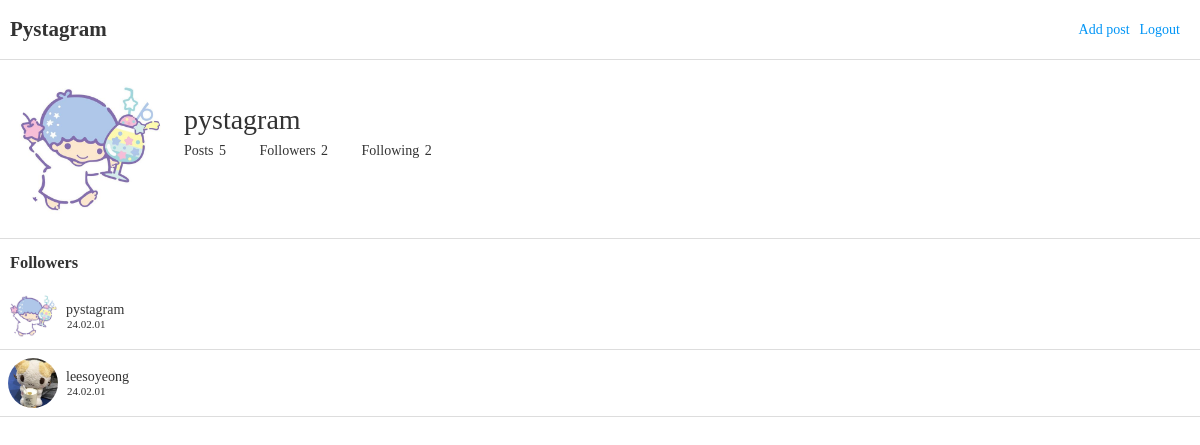
/users/1/followers/, run on the app's committed database.
### users/models.py (models this page shows, shortened)
class User(AbstractUser):
    profile_image = models.ImageField(
        "프로필 이미지", upload_to="users/profile", blank=True)
    short_description = models.TextField("소개글", blank=True)
    like_posts = models.ManyToManyField (
        "posts.Post",
        verbose_name="좋아요 누른 Post 목록",
        related_name="like_users",
        blank=True,
    )
    following = models.ManyToManyField(
        "self",
        verbose_name="팔로우 중인 사용자들",
        related_name="followers",
        symmetrical=False,
        through="users.Relationship",
    )

class Relationship(models.Model):
    from_user = models.ForeignKey(
        "users.User",
        verbose_name="팔로우를 요청한 사용자",
        related_name="following_relationships",
        on_delete=models.CASCADE,
    )
    to_user = models.ForeignKey(
        "users.User",
        verbose_name="팔로우 요청의 대상",
        related_name="follower_relationships",
        on_delete=models.CASCADE,
    )
    created = models.DateTimeField(auto_now_add=True)

### users/views.py (the view)
# urls.py: path("<int:user_id>/followers/", followers, name="followers"),
def followers(request, user_id):
    user = get_object_or_404(User, id=user_id)
    relationships = user.follower_relationships.all()
    context = { "user": user, "relationships": relationships,}
    return render(request, "users/followers.html", context)

### templates/users/followers.html
{% extends 'base_profile.html' %}
{% block bottom_data %}
<div class="relationships">
    <h3>Followers</h3>
    {% for relationship in relationships %}
       <div class="relationship">
           <a href="{% url 'users:profile' user_id=relationship.from_user.id %}">
               {% if relationship.from_user.profile_image %}
                   <img src="{{ relationship.from_user.profile_image.url }}">
               {% endif %}
               <div class="relationship-info">
                   <span>{{ relationship.from_user.username }}</span>
                   <span>{{ relationship.created|date:"y.m.d" }}</span>
               </div>
           </a>
       </div>
    {% endfor %}
</div>
{% endblock %}

### templates/base_profile.html (shortened to what this page needs)
{% extends 'base_nav.html' %}
{% block content %}
<div id="profile">
    <div class="info">
        {% if user.profile_image %}
            <img src="{{ user.profile_image.url }}">
        {% endif %}
        <div class="info-texts">
            <h1>{{ user.username }}</h1>
            <div class="counts">
                <dl>
                    <df>Posts</df>
                    <dd>
                        <a href="{% url 'users:profile' user_id=user.id %}">
                            {{ user.post_set.count }}</a></dd>
                    <dt>Followers</dt>
                    <dd>
                        <a href="{% url 'users:followers' user_id=user.id %}">
                            {{ user.followers.count }}</a></dd>
                    <dt>Following</dt>
                    <dd>
                        <a href="{% url 'users:following' user_id=user.id %}">
                            {{ user.following.count }}</a></dd>
                </dl>
            </div>
        </div>
    </div>
    {% block bottom_data %}
    {% endblock %}
</div>
{% endblock %}

### static/css/style.css (style rules this page uses)
h1, h2, h3, h4, h5, h6 { padding: 0; margin: 0; font-weight: 300; }
a { text-decoration: none; color: #333; }
html { margin: 0; font-family: "Noto Sans KR", serif; font-weight: 300; font-size: 14px; color: #333; height: 100%; }
body { margin: 0; height: 100%; }
#profile { display: flex; flex-direction: column; padding-top: 74px; }
#profile .info { display: flex; flex-direction: row; padding-bottom: 14px; border-bottom: 1px solid #ddd; padding-left: 14px; padding-right: 14px; }
#profile .info img { width: 150px; height: 150px; border-radius: 50%; margin-right: 20px; }
#profile .info .info-texts { display: flex; flex-direction: column; justify-content: center; }
#profile .info .info-texts .counts dl { margin-block-start: 0.5em; margin-block-end: 0.5em; }
#profile .info .info-texts .counts dt { display: inline-block; }
#profile .info .info-texts .counts dd { display: inline-block; margin-inline-start: 2px; margin-inline-end: 30px; font-weight: 500; }
#profile .relationships { position: relative; display: flex; flex-direction: column; }
#profile .relationships h3 { padding: 14px 10px 10px 10px; font-weight: bold; }
#profile .relationships .relationship { display: flex; flex-direction: row; position: relative; border-bottom: 1px solid #ddd; box-sizing: border-box; }
#profile .relationships .relationship > a { position: relative; display: flex; flex-direction: row; align-items: center; padding-top: 8px; padding-bottom: 8px; padding-left: 8px; box-sizing: border-box; height: 66px; }
#profile .relationships .relationship > a img { width: 50px; height: 50px; border-radius: 50%; margin-right: 10px; }
#profile .relationships .relationship > a .relationship-info { position: absolute; display: flex; flex-direction: column; left: 66px; }
#profile .relationships .relationship > a .relationship-info span:nth-of-type(1) { font-weight: 500; }
#profile .relationships .relationship > a .relationship-info span:nth-of-type(2) { font-size: 11px; margin-left: 1px; }

### data on the page
User: profile_image (picture), username "pystagram", post_set.count "5", followers.count "2", following.count "2"
Relationship: from_user.profile_image (picture), from_user.username "pystagram", created "24.02.01"
Relationship: from_user.profile_image (picture), from_user.username "leesoyeong", created "24.02.01"
